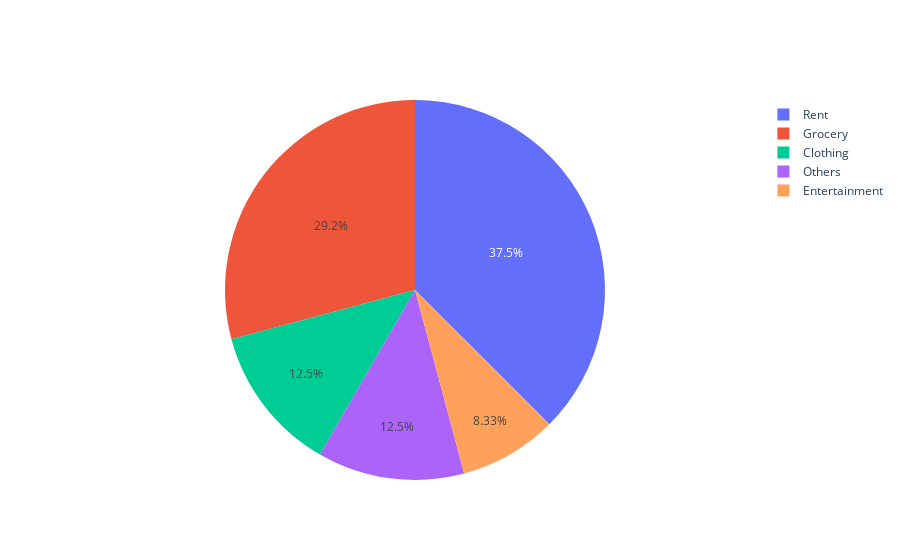

Source (notebook cell):
### Code cell
import plotly.graph_objects as go

labels = ['Grocery', 'Rent', 'Clothing', 'Entertainment', 'Others']
values = [350, 450, 150, 100, 150]

fig = go.Figure(data=[go.Pie(labels=labels, values=values)])
fig.show()

### Figure 1 — Plotly figure (JSON) as saved in the notebook; plotly's stock layout.template omitted (floating-point values rounded to 4 significant figures)
{"data": [{"labels": ["Grocery", "Rent", "Clothing", "Entertainment", "Others"], "type": "pie", "values": [350, 450, 150, 100, 150]}], "layout": {}}
